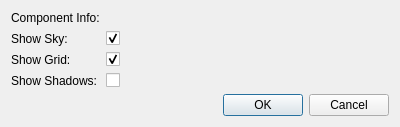
<?xml version="1.0" encoding="UTF-8"?>
<ui version="4.0">
 <class>StudioRenderConfigDialog</class>
 <widget class="QDialog" name="StudioRenderConfigDialog">
  <property name="geometry">
   <rect>
    <x>0</x>
    <y>0</y>
    <width>400</width>
    <height>125</height>
   </rect>
  </property>
  <property name="windowTitle">
   <string>Dialog</string>
  </property>
  <layout class="QFormLayout" name="formLayout">
   <item row="0" column="1">
    <widget class="tesseract_gui::ComponentInfoWidget" name="component_info_widget" native="true"/>
   </item>
   <item row="1" column="0">
    <widget class="QLabel" name="sky_label">
     <property name="text">
      <string>Show Sky:</string>
     </property>
    </widget>
   </item>
   <item row="1" column="1">
    <widget class="QCheckBox" name="sky_check_box">
     <property name="text">
      <string/>
     </property>
     <property name="checked">
      <bool>true</bool>
     </property>
    </widget>
   </item>
   <item row="2" column="0">
    <widget class="QLabel" name="grid_label">
     <property name="text">
      <string>Show Grid:</string>
     </property>
    </widget>
   </item>
   <item row="2" column="1">
    <widget class="QCheckBox" name="grid_check_box">
     <property name="text">
      <string/>
     </property>
     <property name="checked">
      <bool>true</bool>
     </property>
    </widget>
   </item>
   <item row="0" column="0">
    <widget class="QLabel" name="component_info_label">
     <property name="text">
      <string>Component Info:</string>
     </property>
    </widget>
   </item>
   <item row="3" column="0">
    <widget class="QLabel" name="label_4">
     <property name="text">
      <string>Show Shadows:</string>
     </property>
    </widget>
   </item>
   <item row="3" column="1">
    <widget class="QCheckBox" name="shadows_check_box">
     <property name="text">
      <string/>
     </property>
    </widget>
   </item>
   <item row="4" column="1">
    <widget class="QDialogButtonBox" name="buttonBox">
     <property name="orientation">
      <enum>Qt::Horizontal</enum>
     </property>
     <property name="standardButtons">
      <set>QDialogButtonBox::Cancel|QDialogButtonBox::Ok</set>
     </property>
    </widget>
   </item>
  </layout>
 </widget>
 <customwidgets>
  <customwidget>
   <class>tesseract_gui::ComponentInfoWidget</class>
   <extends>QWidget</extends>
   <header>tesseract_qt/common/widgets/component_info_widget.h</header>
   <container>1</container>
  </customwidget>
 </customwidgets>
 <resources/>
 <connections>
  <connection>
   <sender>buttonBox</sender>
   <signal>accepted()</signal>
   <receiver>StudioRenderConfigDialog</receiver>
   <slot>accept()</slot>
   <hints>
    <hint type="sourcelabel">
     <x>248</x>
     <y>254</y>
    </hint>
    <hint type="destinationlabel">
     <x>157</x>
     <y>274</y>
    </hint>
   </hints>
  </connection>
  <connection>
   <sender>buttonBox</sender>
   <signal>rejected()</signal>
   <receiver>StudioRenderConfigDialog</receiver>
   <slot>reject()</slot>
   <hints>
    <hint type="sourcelabel">
     <x>316</x>
     <y>260</y>
    </hint>
    <hint type="destinationlabel">
     <x>286</x>
     <y>274</y>
    </hint>
   </hints>
  </connection>
 </connections>
</ui>
